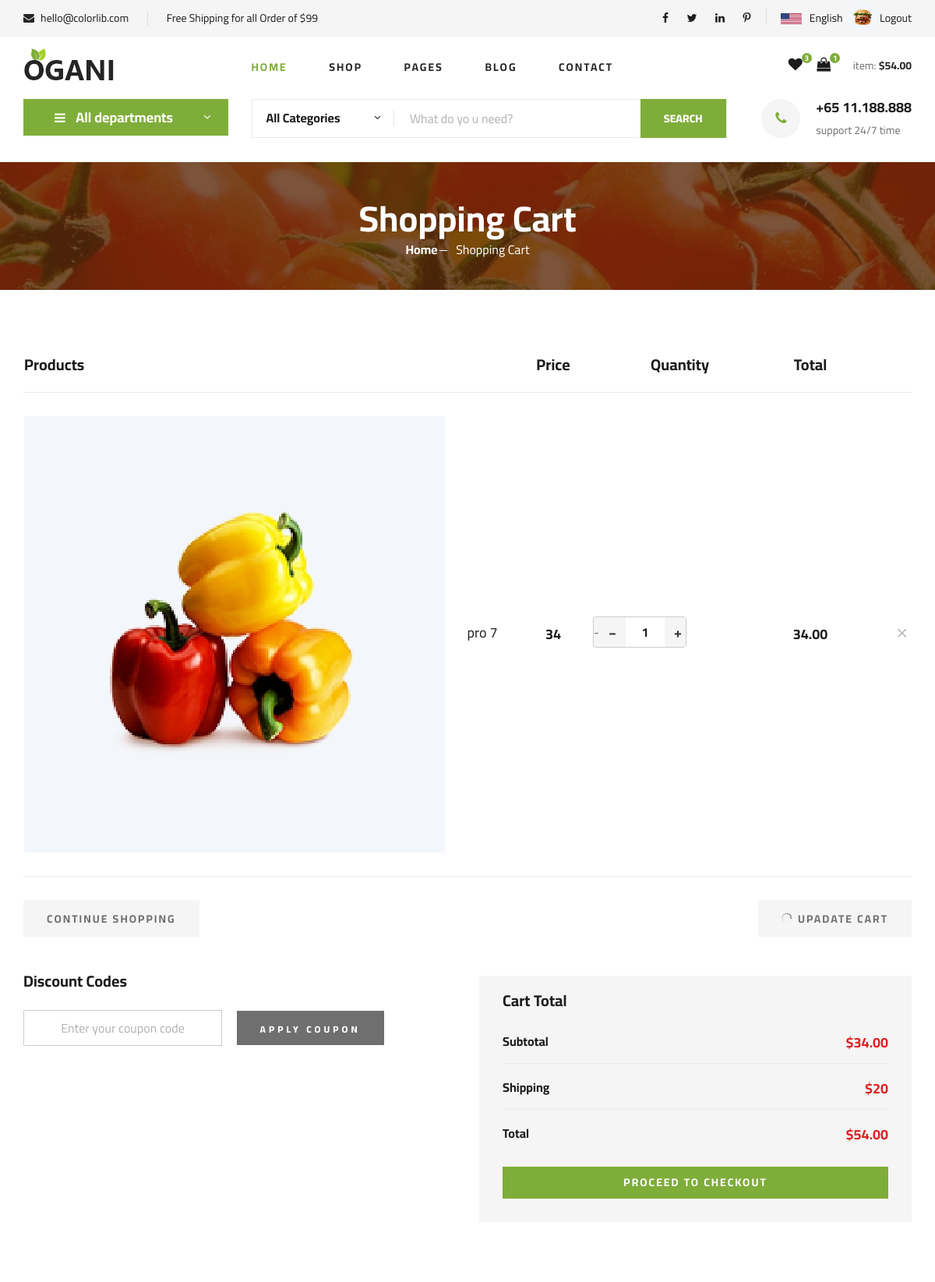
Before: /shoping_cart (signed in, upper part) with the older database file.
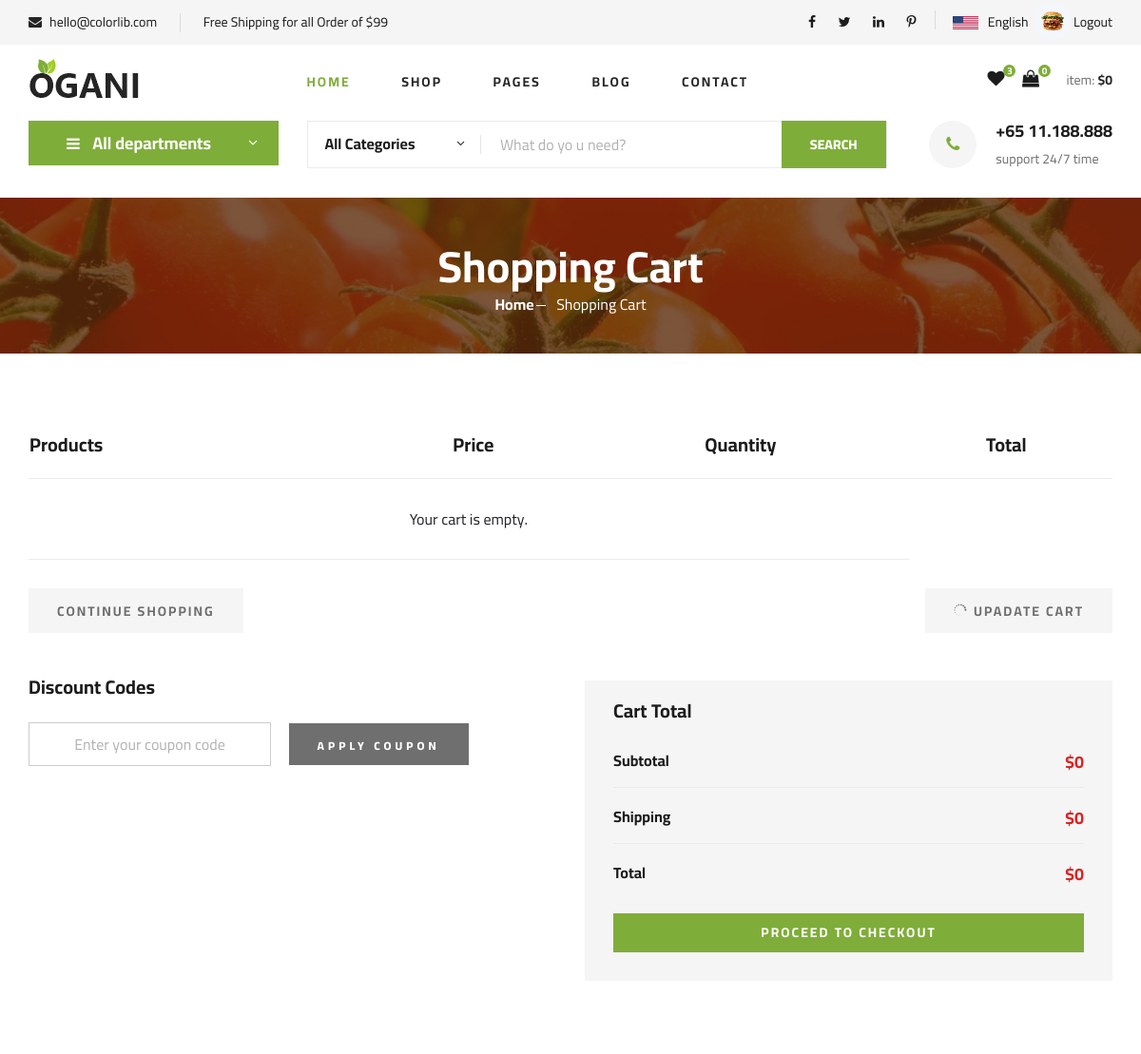
After: the same page with the newer database file.
### myapp/models.py (models this page shows, shortened)
class Cart(models.Model):
    user = models.ForeignKey(user, on_delete=models.CASCADE, related_name='cart_items')
    product = models.ForeignKey(product, on_delete=models.CASCADE, related_name='cart_items')
    quantity = models.PositiveIntegerField(default=1)
    total_price = models.DecimalField(max_digits=10, decimal_places=2)
    added_at = models.DateTimeField(auto_now_add=True)
    order_status=models.BooleanField(default=False)

class product(models.Model):
    name=models.CharField(max_length=100)
    price=models.IntegerField()
    image=models.ImageField(upload_to="image")
    category=models.ForeignKey(category,on_delete=models.CASCADE,blank=True,null=True)

### myapp/views.py (the view)
# urls.py: path('shoping_cart', views.shoping_cart, name='shoping_cart'),
def shoping_cart(request):
    if 'name' not in request.session:
        return redirect('login')
    uid=user.objects.get(name=request.session['name'])
    wid_count=wishlist.objects.filter(user=uid).count()
    cid_count=Cart.objects.filter(user=uid,order_status=False).count()
    pid = product.objects.all().order_by("-id")
    shop_items = Cart.objects.filter(user=uid,order_status=False).select_related('product')
    l1=[i.total_price for i in shop_items]
    sub_total=sum(l1)
    if sub_total == 0:
        shipping=0
    elif sub_total > 99:
        shipping=0
    else:
        shipping=20
    total=sub_total+shipping
    cid = category.objects.all().order_by("-id")
    context = {
        "cid": cid,
        "uid":uid,
        "pid": pid,
        "wid_count": wid_count,
        "cid_count": cid_count,
        "shop_items": shop_items,
        "sub_total": sub_total,
        "shipping": shipping,
        "total": total,
    }
    return render(request, "shoping_cart.html", context)

### myapp/templates/shoping_cart.html (shortened to what the changed rows need)
{% load static %}
<!DOCTYPE html>
<html lang="zxx">
<head>
    <link rel="stylesheet" href="{% static 'css/bootstrap.min.css'%}" type="text/css">
    <link rel="stylesheet" href="{% static 'css/font-awesome.min.css'%}" type="text/css">
    <link rel="stylesheet" href="{% static 'css/elegant-icons.css'%}" type="text/css">
    <link rel="stylesheet" href="{% static 'css/nice-select.css'%}" type="text/css">
    <link rel="stylesheet" href="{% static 'css/jquery-ui.min.css'%}" type="text/css">
    <link rel="stylesheet" href="{% static 'css/owl.carousel.min.css'%}" type="text/css">
    <link rel="stylesheet" href="{% static 'css/slicknav.min.css'%}" type="text/css">
    <link rel="stylesheet" href="{% static 'css/style.css'%}" type="text/css">
</head>
<body>
    <header class="header">
        <div class="container">
            <div class="row">
                <div class="col-lg-3">
                    <div class="header__cart">
                <ul>
                    <li><a href="{% url 'shoping_cart' %}"><i class="fa fa-shopping-bag"></i> <span>{{cid_count}}</span></a></li>
                </ul>
                        <div class="header__cart__price">item: <span>${{total}}</span></div>
                    </div>
                </div>
            </div>
        </div>
    </header>
    <section class="breadcrumb-section set-bg" data-setbg="{% static 'img/breadcrumb.jpg'%}">
        <div class="container">
            <div class="row">
                <div class="col-lg-12 text-center">
                    <div class="breadcrumb__text">
                        <h2>Shopping Cart</h2>
                    </div>
                </div>
            </div>
        </div>
    </section>
    <section class="shoping-cart spad">
        <div class="container">
            <div class="row">
                <div class="col-lg-12">
                    <div class="shoping__cart__table">
                        <table>
                            <thead>
                                <tr>
                                    <th class="shoping__product">Products</th>
                                    <th>Price</th>
                                    <th>Quantity</th>
                                    <th>Total</th>
                                    <th></th>
                                </tr>
                            </thead>
                            <tbody>
                                {% for item in shop_items %}
                                <tr>
                                    <td class="shoping__cart__item">
                                        <img src="{{item.product.image}}" alt="">
                                        <h5>{{ item.product.name }}</h5>
                                    </td>
                                    <td class="shoping__cart__price">
                                        {{item.product.price}}
                                    </td>
                                    <td class="shoping__cart__quantity">
                                        <div class="quantity">
                                            <div class="pro-qty">
                                                <a href="{% url 'cart_minus' item.id %}" class="qty-btn">−</a>
                                                <input type="text" value="{{ item.quantity }}" class="qty-input" readonly>
                                                <a href="{% url 'cart_plus' item.id %}" class="qty-btn">+</a>
                                            </div>
                                        </div>
                                    </td>
                                    <td class="shoping__cart__total">
                                        {{item.total_price}}
                                    </td>
                                    <td class="shoping__cart__item__close">
                                        <a href="{% url 'remove_cart_item' item.product.id %}">
                                        <span class="icon_close"></span>
                                        </a>
                                    </td>
                                </tr>
                                {% endfor %}
                                {% if cid_count == 0 %}
                                <tr>
                                    <td colspan="3" style="text-align: center;">Your cart is empty.</td>
                                </tr>
                                {% endif %}
                            </tbody>
                        </table>
                    </div>
                </div>
            </div>
            <div class="row">
                <div class="col-lg-6">
                    <div class="shoping__checkout">
                        <ul>
                            <li>Subtotal <span>${{sub_total}}</span></li>
                            <li>Shipping <span>${{shipping}}</span></li>
                            <li>Total <span>${{total}}</span></li>
                        </ul>
                    </div>
                </div>
            </div>
        </div>
    </section>
</body>
</html>

Changed rows visible on the page:
no longer on this page (row edited): Cart: product.image (picture), product.name "pro 7", product.price "34", quantity "1", total_price "34.00"
Other visible differences:
{{ cid_count }}: "1" → "0"
{{ total }}: "54.00" → "0"
{{ sub_total }}: "34.00" → "0"
{{ shipping }}: "20" → "0"
text now shown: "Your cart is empty."
